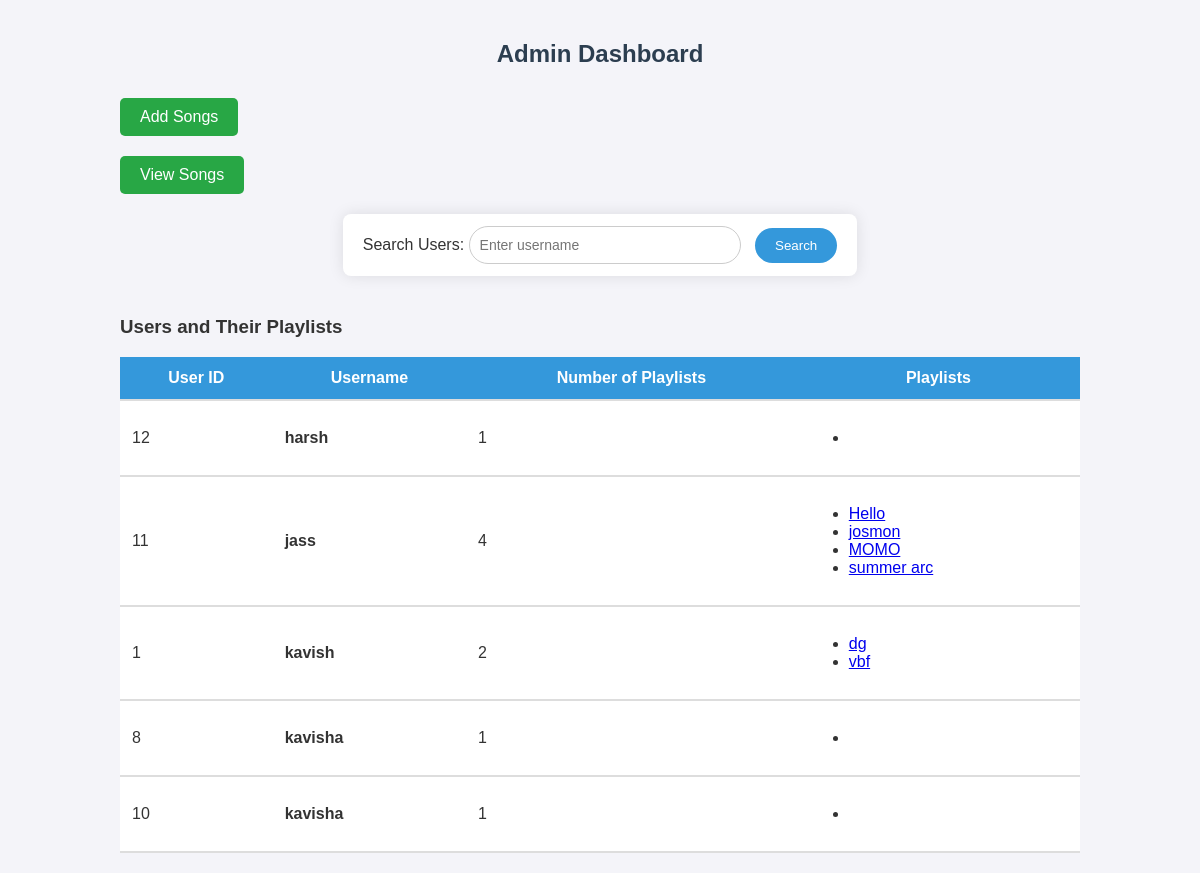
Page /admin.php (signed in) on the committed database.
### tables this page shows
CREATE TABLE `playlists` (
  `playlist_id` int(11) NOT NULL,
  `user_id` int(11) NOT NULL,
  `title` varchar(100) NOT NULL,
  `description` text DEFAULT NULL
);

### public/admin.php (the view, shortened to what this page needs)
<?php
require_once '../config/db.php';
$search = $_GET['search'] ?? '';
$searchCondition = $search ? "WHERE u.username LIKE :search" : '';
$sql = "
    SELECT u.user_id, u.username, p.playlist_id, p.title
    FROM users u
    LEFT JOIN playlists p ON u.user_id = p.user_id
    $searchCondition
    ORDER BY u.username, p.title
";
try {
    $stmt = $pdo->prepare($sql);
    $stmt->execute();
    $users = [];
    while ($row = $stmt->fetch(PDO::FETCH_ASSOC)) {
        $users[$row['user_id']]['username'] = $row['username'];
        $users[$row['user_id']]['playlists'][] = [
            'playlist_id' => $row['playlist_id'],
            'title' => $row['title'],
            'songs' => []
        ];
    }
} catch (PDOException $e) {
    die("Query failed: " . htmlspecialchars($e->getMessage()));
}
?>
<!DOCTYPE html>
<html lang="en">
<head>
    <link rel="stylesheet" href="../assets/css/adstyle.css">
</head>
<body>
    <div class="container">
        <header>
            <h2>Admin Dashboard</h2>
        </header>
<div class="add-songs-button">
    <a href="playlists.php" class="add-songs-btn">Add Songs</a>
</div>
<div class="view-songs-button">
    <a href="songs.php" class="view-songs-btn">View Songs</a>
</div>
        <section class="search-section">
            <form method="get" action="admin.php">
                <label for="search">Search Users:</label>
                <input type="text" id="search" name="search" placeholder="Enter username" value="<?php echo htmlspecialchars($search); ?>">
                <button type="submit">Search</button>
            </form>
        </section>
        <section class="user-playlists-section">
            <h3>Users and Their Playlists</h3>
            <?php if (empty($users)): ?>
                <p class="no-users">No users found.</p>
            <?php else: ?>
                <table class="user-playlist-table">
                    <thead>
                        <tr>
                            <th>User ID</th>
                            <th>Username</th>
                            <th>Number of Playlists</th>
                            <th>Playlists</th>
                        </tr>
                    </thead>
                    <tbody>
                        <?php foreach ($users as $userId => $user): ?>
                            <tr>
                                <td><?php echo htmlspecialchars($userId); ?></td>
                                <td><strong><?php echo htmlspecialchars($user['username']); ?></strong></td>
                                <td><?php echo count($user['playlists']); ?></td>
                                <td>
                                    <?php if (empty($user['playlists'])): ?>
                                        No playlists
                                    <?php else: ?>
                                        <ul>
                                            <?php foreach ($user['playlists'] as $playlist): ?>
                                                <li>
                                                    <a href="javascript:void(0);" onclick="toggleSongList(<?php echo $playlist['playlist_id']; ?>)">
                                                        <?php echo htmlspecialchars($playlist['title']); ?>
                                                    </a>
                                                </li>
                                            <?php endforeach; ?>
                                        </ul>
                                    <?php endif; ?>
                                </td>
                            </tr>
                        <?php endforeach; ?>
                    </tbody>
                </table>
            <?php endif; ?>
        </section>
    </div>
</body>
</html>

### assets/adstyle.css (style rules this page uses)
body { font-family: Arial, sans-serif; background-color: #f4f4f9; color: #333; margin: 0; padding: 0; }
.container { width: 80%; margin: 0 auto; padding: 20px; }
header h2 { text-align: center; color: #2c3e50; margin-bottom: 30px; }
.search-section { text-align: center; margin-bottom: 30px; }
.search-section form { display: inline-block; padding: 12px 20px; background-color: #fff; border-radius: 8px; box-shadow: 0 0 15px rgba(0, 0, 0, 0.1); }
.search-section input[type="text"] { padding: 10px; width: 250px; border: 1px solid #ccc; border-radius: 25px; margin-right: 10px; font-size: 14px; }
.search-section button { padding: 10px 20px; background-color: #3498db; color: white; border: none; border-radius: 25px; cursor: pointer; }
.user-playlists-section { margin-top: 40px; }
.user-playlist-table { width: 100%; border-collapse: collapse; }
.user-playlist-table th, .user-playlist-table td { padding: 12px; text-align: left; border-bottom: 2px solid #ddd; }
.user-playlist-table th { background-color: #3498db; color: white; text-align: center; }
.user-playlist-table td { background-color: #fff; }
.add-songs-button { margin: 20px 0; }
.add-songs-btn { display: inline-block; background-color: #28a745; color: white; padding: 10px 20px; border-radius: 5px; text-decoration: none; font-size: 16px; transition: background-color 0.3s; }
.view-songs-button { margin: 20px 0; }
.view-songs-btn { display: inline-block; background-color: #28a745; color: white; padding: 10px 20px; border-radius: 5px; text-decoration: none; font-size: 16px; transition: background-color 0.3s; }

### rows in the picture
playlists: title "Hello"
playlists: title "josmon"
playlists: title "MOMO"
playlists: title "summer arc"
playlists: title "vbf"

### other values in the picture
$userId "12"
$user['username'] "harsh"
count($user['playlists']) "1"
$userId "11"
$user['username'] "jass"
count($user['playlists']) "4"
$userId "1"
$user['username'] "kavish"
count($user['playlists']) "2"
$playlist['title'] "dg"
$userId "8"
$user['username'] "kavisha"
$userId "10"
